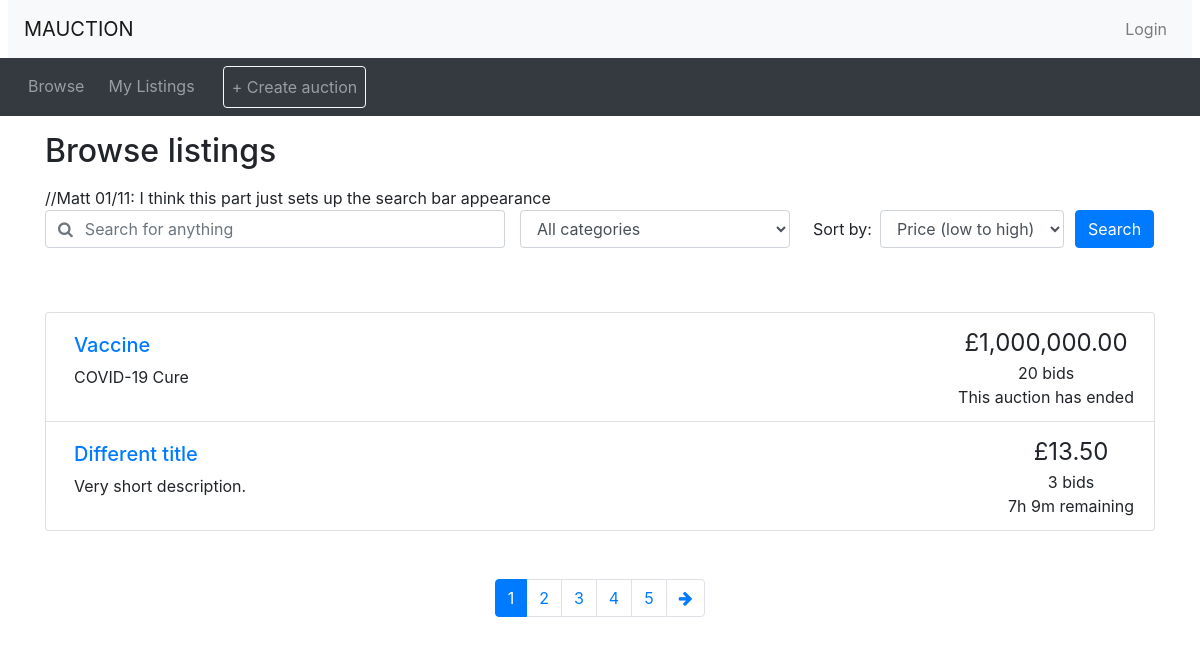
Screenshot of /browse.php with the database file from the repository.
### tables this page shows
CREATE TABLE `auctions` (
saleItemID INT NOT NULL AUTO_INCREMENT,
itemName VARCHAR(200) NOT NULL,
userID INT NOT NULL, 
startDate DATETIME NOT NULL DEFAULT CURRENT_TIMESTAMP,
category VARCHAR(100) NOT NULL,
startPrice DECIMAL NOT NULL,
description VARCHAR(300) NOT NULL, 
reservePrice DECIMAL NULL,
endTime TIME NOT NULL, 
endDate DATE NOT NULL, 
finalPrice DECIMAL NULL, 
commission DECIMAL NOT NULL,                
delivery VARCHAR(20) NOT NULL, 
outcome VARCHAR(30) NOT NULL,
cond VARCHAR(30) NOT NULL, 
PRIMARY KEY (saleItemID));

### utilities.php (the view)
<?php
function display_time_remaining($interval) {
    if ($interval->days == 0 && $interval->h == 0) {
      $time_remaining = $interval->format('%im %Ss');
    }
    else if ($interval->days == 0) {
      $time_remaining = $interval->format('%hh %im');
    }
    else {
      $time_remaining = $interval->format('%ad %hh');
    }
  return $time_remaining;
}
function print_listing_li($item_id, $title, $desc, $price, $num_bids, $end_time)
{
  if (strlen($desc) > 250) {
    $desc_shortened = substr($desc, 0, 250) . '...';
  }
  else {
    $desc_shortened = $desc;
  }
  if ($num_bids == 1) {
    $bid = ' bid';
  }
  else {
    $bid = ' bids';
  }
  $now = new DateTime();
  if ($now > $end_time) {
    $time_remaining = 'This auction has ended';
  }
  else {
    $time_to_end = date_diff($now, $end_time);
    $time_remaining = display_time_remaining($time_to_end) . ' remaining';
  }
  echo('
    <li class="list-group-item d-flex justify-content-between">
    <div class="p-2 mr-5"><h5><a href="listing.php?item_id=' . $item_id . '">' . $title . '</a></h5>' . $desc_shortened . '</div>
    <div class="text-center text-nowrap"><span style="font-size: 1.5em">£' . number_format($price, 2) . '</span><br/>' . $num_bids . $bid . '<br/>' . $time_remaining . '</div>
  </li>'
  );
}
?>

### header.php (shortened to what this page needs)
<!doctype html>
<html lang="en">
<head>
  <link rel="stylesheet" href="css/bootstrap.min.css">
  <link rel="stylesheet" href="https://cdnjs.cloudflare.com/ajax/libs/font-awesome/4.7.0/css/font-awesome.min.css">
  <link rel="stylesheet" href="css/custom.css">
</head>
<body>
<nav class="navbar navbar-expand-lg navbar-light bg-light mx-2">
  <a class="navbar-brand" href="#">MAUCTION</a>
  <ul class="navbar-nav ml-auto">
    <li class="nav-item">
<?php
  if (isset($_SESSION['logged_in']) && $_SESSION['logged_in'] == true) {
    echo '<a class="nav-link" href="logout.php">Logout</a>';
  }
  else {
    echo '<button type="button" class="btn nav-link" data-toggle="modal" data-target="#loginModal">Login</button>';
  }
?>
    </li>
  </ul>
</nav>
<nav class="navbar navbar-expand-lg navbar-dark bg-dark">
  <ul class="navbar-nav align-middle">
	<li class="nav-item mx-1">
      <a class="nav-link" href="browse.php">Browse</a>
    </li>
<?php
  if (isset($_SESSION['account_type']) && $_SESSION['account_type'] == 'seller') {
  echo('
	<li class="nav-item mx-1">
      <a class="nav-link" href="mylistings.php">My Listings</a>
    </li>
	<li class="nav-item ml-3">
      <a class="nav-link btn border-light" href="create_auction.php">+ Create auction</a>
    </li>');
  }
?>
  </ul>
</nav>

### browse.php (shortened to what this page needs)
<?php
include 'connection.php';
?>
<?php include_once("header.php")?>
<?php require("utilities.php")?>
<div class="container">
<h2 class="my-3">Browse listings</h2>
<div id="searchSpecs">                                                           //Matt 01/11: I think this part just sets up the search bar appearance
<form method="get" action="browse.php">
  <div class="row">
    <div class="col-md-5 pr-0">
      <div class="form-group">
	    <div class="input-group">
          <div class="input-group-prepend">
            <span class="input-group-text bg-transparent pr-0 text-muted">
              <i class="fa fa-search"></i>
            </span>
          </div>
          <input type="text" class="form-control border-left-0" id="keyword" placeholder="Search for anything">
        </div>
      </div>
    </div>
    <div class="col-md-3 pr-0">
      <div class="form-group">
        <select class="form-control" id="cat">
          <option selected value="all">All categories</option>                 //Matt 01/11: This is where we can add our own category names
        </select>
      </div>
    </div>
    <div class="col-md-3 pr-0">
      <div class="form-inline">
        <label class="mx-2" for="order_by">Sort by:</label>
        <select class="form-control" id="order_by">
          <option selected value="pricelow">Price (low to high)</option>
        </select>
      </div>
    </div>
    <div class="col-md-1 px-0">
      <button type="submit" class="btn btn-primary">Search</button>
    </div>
  </div>
</form>
</div>
</div>
<?php
  if (!isset($_GET['page'])) {
    $curr_page = 1;
  }
  else {
    $curr_page = $_GET['page'];
  }
  $num_results = 96;
  $results_per_page = 10;
  $max_page = ceil($num_results / $results_per_page);
?>
<div class="container mt-5">
<ul class="list-group">
<?php
$query = "SELECT userID, itemName, description, startPrice, commission, endDate FROM auctions";
$result = mysqli_query($connection,$query) or die('Error making select users query' .mysql_error());
$row = mysqli_fetch_array($result);
  $item_id = $row['userID'];
  $title = $row['itemName'];
  $description = $row['description'];
  $current_price = $row['startPrice'];
  $num_bids = $row['commission'];
  $end_date = $row['endDate'];
  print_listing_li($item_id, $title, $description, $current_price, $num_bids, $end_date);
?>
</ul>
<nav aria-label="Search results pages" class="mt-5">
  <ul class="pagination justify-content-center">
<?php
  $querystring = "";
  $high_page_boost = max(3 - $curr_page, 0);
  $low_page_boost = max(2 - ($max_page - $curr_page), 0);
  $low_page = max(1, $curr_page - 2 - $low_page_boost);
  $high_page = min($max_page, $curr_page + 2 + $high_page_boost);
  for ($i = $low_page; $i <= $high_page; $i++) {
    if ($i == $curr_page) {
      echo('
    <li class="page-item active">');
    }
    else {
      echo('
    <li class="page-item">');
    }
    echo('
      <a class="page-link" href="browse.php?' . $querystring . 'page=' . $i . '">' . $i . '</a>
    </li>');
  }
  if ($curr_page != $max_page) {
    echo('
    <li class="page-item">
      <a class="page-link" href="browse.php?' . $querystring . 'page=' . ($curr_page + 1) . '" aria-label="Next">
        <span aria-hidden="true"><i class="fa fa-arrow-right"></i></span>
        <span class="sr-only">Next</span>
      </a>
    </li>');
  }
?>
  </ul>
</nav>
</div>
<?php include_once("footer.php")?>

### footer.php (shortened to what this page needs)
</body>
</html>

### rows the page displays
auctions: itemName "Vaccine", description "COVID-19 Cure", startPrice "1,000,000.00", commission "20", commission "bids", endDate "This auction has ended"

### other values shown
$title "Different title"
$desc_shortened "Very short description."
$price "13.50"
$num_bids "3"
$bid "bids"
$time_remaining "7h 9m remaining"
